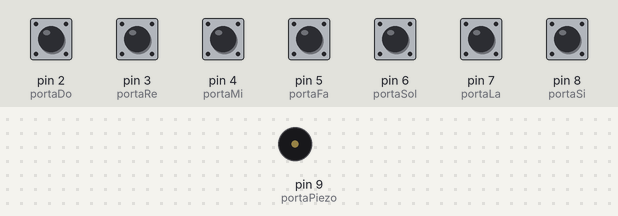
The sketch below on a simulated Arduino Uno, built with avr-gcc and run on an emulated ATmega328P. On the bench: buzzer (waves = sounding). Inputs (shaded band) come from the test bench; at power-on: pin 2 (portaDo), pin 3 (portaRe), pin 4 (portaMi), pin 5 (portaFa), pin 6 (portaSol), pin 7 (portaLa), pin 8 (portaSi) HIGH.

Above: at 1.2 s.
1.3 s: pin 2 (portaDo) pulled LOW for 0.15 s
At 1.47 s:
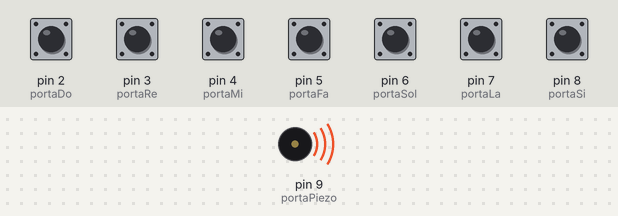
Timing chart, 0 to 4.3 s (numbered marks = the images above; inputs shaded):
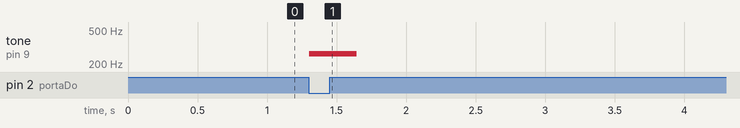

The sketch:

04Piano7notas.ino
```cpp
/*
  7 pushbutton
  1 piezo passivo
  usaremos o input pull up
  note que a variável Do tem que ser maiúscula
  pois existe uma palavra reservada do (faça)
*/
//portas
int portaDo = 2, portaRe = 3, portaMi = 4,
    portaFa = 5, portaSol = 6,
    portaLa = 7, portaSi = 8;

//notas (frequências)
int notaDo = 264,notaRe = 297, notaMi = 330,
    notaFa = 352, notaSol = 396,
    notaLa = 440, notaSi = 495;

//piezo
int portaPiezo = 9;


//duração da nota
int duracao = 200;

void setup()
{
  pinMode(portaDo, INPUT_PULLUP);
  pinMode(portaRe, INPUT_PULLUP);
  pinMode(portaMi, INPUT_PULLUP);
  pinMode(portaFa, INPUT_PULLUP);
  pinMode(portaSol, INPUT_PULLUP);
  pinMode(portaLa, INPUT_PULLUP);
  pinMode(portaSi, INPUT_PULLUP);
  pinMode(portaPiezo, OUTPUT);
}


void loop()
{
  // detecta botão pressionado e chama
  // a função correspondente
  if (digitalRead(portaDo) == LOW) {
    tone(portaPiezo, notaDo, duracao);
  }

  if (digitalRead(portaRe) == LOW) {
    tone(portaPiezo, notaRe, duracao);
  }

  if (digitalRead(portaMi) == LOW) {
    tone(portaPiezo, notaMi, duracao);
  }

  if (digitalRead(portaFa) == LOW) {
    tone(portaPiezo, notaFa, duracao);
  }

  if (digitalRead(portaSol) == LOW) {
    tone(portaPiezo, notaSol, duracao);
  }

  if (digitalRead(portaLa) == LOW) {
    tone(portaPiezo, notaLa, duracao);
  }

  if (digitalRead(portaSi) == LOW) {
    tone(portaPiezo, notaSi, duracao);
  }

  delay(10); // Delay a little bit to improve simulation performance
}
```

Measured:
- after the input at 1.3 s, tone on pin 9 (portaPiezo): silent → 264 Hz at once, → silent 0.34 s later
